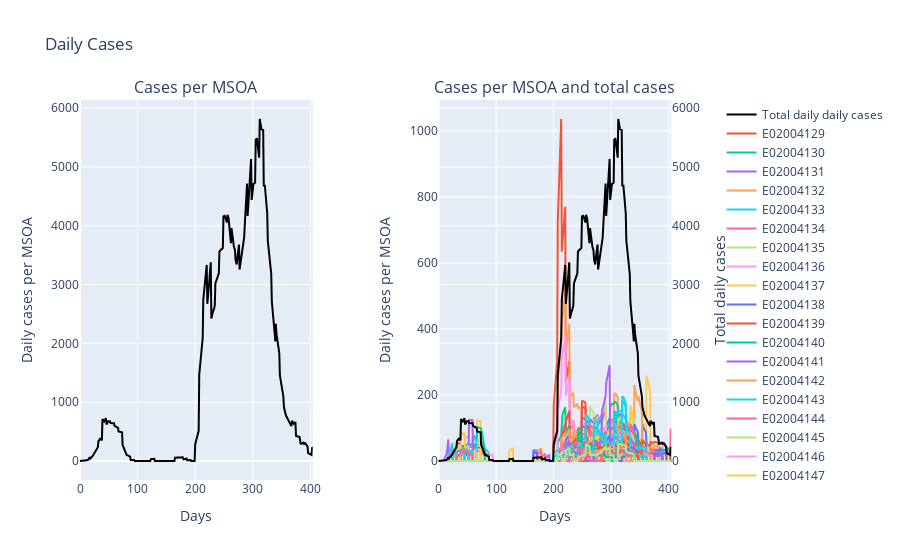

Notebook source saved alongside this figure:
### Code cell
# More complicated example includes secondary axis for the total cases *and* shows how to have two plots at once
fig = make_subplots(specs=[[{"secondary_y": False}, {"secondary_y": True}]], rows=1, cols=2, 
                    subplot_titles=(f"Cases per MSOA", f"Cases per MSOA and total cases"))

# First chart. Just the total cases
total = cases_msoa_melt.groupby('day').sum()
fig.add_trace(
    go.Scatter(x=total.index, y=total.cases,
               mode="lines", line={'color': 'black'}, name="Total daily daily cases"),
    row=1, col= 1)

# Second chart. Total cases by MSOA and total cases on secondary axis (need a trace for each MSOA)
for msoa in cases_msoa_melt.index.unique():
    df = cases_msoa_melt.loc[msoa]
    fig.add_trace(
        go.Scatter(x=df.day, y=df.cases, mode="lines", name=f"{msoa}"),
        secondary_y = False, row=1, col= 2)

fig.add_trace(
    go.Scatter(x=total.index, y=total.cases,
               mode="lines", line={'color': 'black'}, name="Total daily daily cases"),
    secondary_y = True, row=1, col= 2)
#del total, df

fig.update_layout(title_text="Daily Cases") # Add figure title
fig.update_xaxes(title_text="Days") # Set x-axis title

# Set y-axes titles
fig.update_yaxes(title_text="Daily cases per MSOA", secondary_y=False)
fig.update_yaxes(title_text="Total daily cases", secondary_y=True)

fig.show()

### Figure 1 — Plotly figure (JSON) as saved in the notebook; plotly's stock layout.template omitted (floating-point values rounded to 4 significant figures; data arrays with more than 128 entries replaced by an {"elided": "..."} marker saying what was removed)
{"data": [{"line": {"color": "black"}, "mode": "lines", "name": "Total daily daily cases", "type": "scatter", "x": {"elided": "405 int values"}, "xaxis": "x", "y": {"elided": "405 int values"}, "yaxis": "y"}, {"mode": "lines", "name": "E02004129", "type": "scatter", "x": {"elided": "405 int values"}, "xaxis": "x2", "y": {"elided": "405 int values"}, "yaxis": "y2"}, {"mode": "lines", "name": "E02004130", "type": "scatter", "x": {"elided": "405 int values"}, "xaxis": "x2", "y": {"elided": "405 int values"}, "yaxis": "y2"}, {"mode": "lines", "name": "E02004131", "type": "scatter", "x": {"elided": "405 int values"}, "xaxis": "x2", "y": {"elided": "405 int values"}, "yaxis": "y2"}, {"mode": "lines", "name": "E02004132", "type": "scatter", "x": {"elided": "405 int values"}, "xaxis": "x2", "y": {"elided": "405 int values"}, "yaxis": "y2"}, {"mode": "lines", "name": "E02004133", "type": "scatter", "x": {"elided": "405 int values"}, "xaxis": "x2", "y": {"elided": "405 int values"}, "yaxis": "y2"}, {"mode": "lines", "name": "E02004134", "type": "scatter", "x": {"elided": "405 int values"}, "xaxis": "x2", "y": {"elided": "405 int values"}, "yaxis": "y2"}, {"mode": "lines", "name": "E02004135", "type": "scatter", "x": {"elided": "405 int values"}, "xaxis": "x2", "y": {"elided": "405 int values"}, "yaxis": "y2"}, {"mode": "lines", "name": "E02004136", "type": "scatter", "x": {"elided": "405 int values"}, "xaxis": "x2", "y": {"elided": "405 int values"}, "yaxis": "y2"}, {"mode": "lines", "name": "E02004137", "type": "scatter", "x": {"elided": "405 int values"}, "xaxis": "x2", "y": {"elided": "405 int values"}, "yaxis": "y2"}, {"mode": "lines", "name": "E02004138", "type": "scatter", "x": {"elided": "405 int values"}, "xaxis": "x2", "y": {"elided": "405 int values"}, "yaxis": "y2"}, {"mode": "lines", "name": "E02004139", "type": "scatter", "x": {"elided": "405 int values"}, "xaxis": "x2", "y": {"elided": "405 int values"}, "yaxis": "y2"}, {"mode": "lines", "name": "E02004140", "type": "scatter", "x": {"elided": "405 int values"}, "xaxis": "x2", "y": {"elided": "405 int values"}, "yaxis": "y2"}, {"mode": "lines", "name": "E02004141", "type": "scatter", "x": {"elided": "405 int values"}, "xaxis": "x2", "y": {"elided": "405 int values"}, "yaxis": "y2"}, {"mode": "lines", "name": "E02004142", "type": "scatter", "x": {"elided": "405 int values"}, "xaxis": "x2", "y": {"elided": "405 int values"}, "yaxis": "y2"}, {"mode": "lines", "name": "E02004143", "type": "scatter", "x": {"elided": "405 int values"}, "xaxis": "x2", "y": {"elided": "405 int values"}, "yaxis": "y2"}, {"mode": "lines", "name": "E02004144", "type": "scatter", "x": {"elided": "405 int values"}, "xaxis": "x2", "y": {"elided": "405 int values"}, "yaxis": "y2"}, {"mode": "lines", "name": "E02004145", "type": "scatter", "x": {"elided": "405 int values"}, "xaxis": "x2", "y": {"elided": "405 int values"}, "yaxis": "y2"}, {"mode": "lines", "name": "E02004146", "type": "scatter", "x": {"elided": "405 int values"}, "xaxis": "x2", "y": {"elided": "405 int values"}, "yaxis": "y2"}, {"mode": "lines", "name": "E02004147", "type": "scatter", "x": {"elided": "405 int values"}, "xaxis": "x2", "y": {"elided": "405 int values"}, "yaxis": "y2"}, {"mode": "lines", "name": "E02004148", "type": "scatter", "x": {"elided": "405 int values"}, "xaxis": "x2", "y": {"elided": "405 int values"}, "yaxis": "y2"}, {"mode": "lines", "name": "E02004149", "type": "scatter", "x": {"elided": "405 int values"}, "xaxis": "x2", "y": {"elided": "405 int values"}, "yaxis": "y2"}, {"mode": "lines", "name": "E02004150", "type": "scatter", "x": {"elided": "405 int values"}, "xaxis": "x2", "y": {"elided": "405 int values"}, "yaxis": "y2"}, {"mode": "lines", "name": "E02004151", "type": "scatter", "x": {"elided": "405 int values"}, "xaxis": "x2", "y": {"elided": "405 int values"}, "yaxis": "y2"}, {"mode": "lines", "name": "E02004152", "type": "scatter", "x": {"elided": "405 int values"}, "xaxis": "x2", "y": {"elided": "405 int values"}, "yaxis": "y2"}, {"mode": "lines", "name": "E02004153", "type": "scatter", "x": {"elided": "405 int values"}, "xaxis": "x2", "y": {"elided": "405 int values"}, "yaxis": "y2"}, {"mode": "lines", "name": "E02004154", "type": "scatter", "x": {"elided": "405 int values"}, "xaxis": "x2", "y": {"elided": "405 int values"}, "yaxis": "y2"}, {"mode": "lines", "name": "E02004155", "type": "scatter", "x": {"elided": "405 int values"}, "xaxis": "x2", "y": {"elided": "405 int values"}, "yaxis": "y2"}, {"mode": "lines", "name": "E02004156", "type": "scatter", "x": {"elided": "405 int values"}, "xaxis": "x2", "y": {"elided": "405 int values"}, "yaxis": "y2"}, {"mode": "lines", "name": "E02004157", "type": "scatter", "x": {"elided": "405 int values"}, "xaxis": "x2", "y": {"elided": "405 int values"}, "yaxis": "y2"}, {"mode": "lines", "name": "E02004158", "type": "scatter", "x": {"elided": "405 int values"}, "xaxis": "x2", "y": {"elided": "405 int values"}, "yaxis": "y2"}, {"mode": "lines", "name": "E02004159", "type": "scatter", "x": {"elided": "405 int values"}, "xaxis": "x2", "y": {"elided": "405 int values"}, "yaxis": "y2"}, {"mode": "lines", "name": "E02004160", "type": "scatter", "x": {"elided": "405 int values"}, "xaxis": "x2", "y": {"elided": "405 int values"}, "yaxis": "y2"}, {"mode": "lines", "name": "E02004161", "type": "scatter", "x": {"elided": "405 int values"}, "xaxis": "x2", "y": {"elided": "405 int values"}, "yaxis": "y2"}, {"mode": "lines", "name": "E02004162", "type": "scatter", "x": {"elided": "405 int values"}, "xaxis": "x2", "y": {"elided": "405 int values"}, "yaxis": "y2"}, {"mode": "lines", "name": "E02004163", "type": "scatter", "x": {"elided": "405 int values"}, "xaxis": "x2", "y": {"elided": "405 int values"}, "yaxis": "y2"}, {"mode": "lines", "name": "E02004164", "type": "scatter", "x": {"elided": "405 int values"}, "xaxis": "x2", "y": {"elided": "405 int values"}, "yaxis": "y2"}, {"mode": "lines", "name": "E02004165", "type": "scatter", "x": {"elided": "405 int values"}, "xaxis": "x2", "y": {"elided": "405 int values"}, "yaxis": "y2"}, {"mode": "lines", "name": "E02004166", "type": "scatter", "x": {"elided": "405 int values"}, "xaxis": "x2", "y": {"elided": "405 int values"}, "yaxis": "y2"}, {"mode": "lines", "name": "E02004167", "type": "scatter", "x": {"elided": "405 int values"}, "xaxis": "x2", "y": {"elided": "405 int values"}, "yaxis": "y2"}, {"mode": "lines", "name": "E02004168", "type": "scatter", "x": {"elided": "405 int values"}, "xaxis": "x2", "y": {"elided": "405 int values"}, "yaxis": "y2"}, {"mode": "lines", "name": "E02004169", "type": "scatter", "x": {"elided": "405 int values"}, "xaxis": "x2", "y": {"elided": "405 int values"}, "yaxis": "y2"}, {"mode": "lines", "name": "E02004170", "type": "scatter", "x": {"elided": "405 int values"}, "xaxis": "x2", "y": {"elided": "405 int values"}, "yaxis": "y2"}, {"mode": "lines", "name": "E02004171", "type": "scatter", "x": {"elided": "405 int values"}, "xaxis": "x2", "y": {"elided": "405 int values"}, "yaxis": "y2"}, {"mode": "lines", "name": "E02004172", "type": "scatter", "x": {"elided": "405 int values"}, "xaxis": "x2", "y": {"elided": "405 int values"}, "yaxis": "y2"}, {"mode": "lines", "name": "E02004173", "type": "scatter", "x": {"elided": "405 int values"}, "xaxis": "x2", "y": {"elided": "405 int values"}, "yaxis": "y2"}, {"mode": "lines", "name": "E02004174", "type": "scatter", "x": {"elided": "405 int values"}, "xaxis": "x2", "y": {"elided": "405 int values"}, "yaxis": "y2"}, {"mode": "lines", "name": "E02004175", "type": "scatter", "x": {"elided": "405 int values"}, "xaxis": "x2", "y": {"elided": "405 int values"}, "yaxis": "y2"}, {"mode": "lines", "name": "E02004176", "type": "scatter", "x": {"elided": "405 int values"}, "xaxis": "x2", "y": {"elided": "405 int values"}, "yaxis": "y2"}, {"mode": "lines", "name": "E02004177", "type": "scatter", "x": {"elided": "405 int values"}, "xaxis": "x2", "y": {"elided": "405 int values"}, "yaxis": "y2"}, {"mode": "lines", "name": "E02004178", "type": "scatter", "x": {"elided": "405 int values"}, "xaxis": "x2", "y": {"elided": "405 int values"}, "yaxis": "y2"}, {"mode": "lines", "name": "E02004179", "type": "scatter", "x": {"elided": "405 int values"}, "xaxis": "x2", "y": {"elided": "405 int values"}, "yaxis": "y2"}, {"mode": "lines", "name": "E02004180", "type": "scatter", "x": {"elided": "405 int values"}, "xaxis": "x2", "y": {"elided": "405 int values"}, "yaxis": "y2"}, {"mode": "lines", "name": "E02004181", "type": "scatter", "x": {"elided": "405 int values"}, "xaxis": "x2", "y": {"elided": "405 int values"}, "yaxis": "y2"}, {"mode": "lines", "name": "E02004182", "type": "scatter", "x": {"elided": "405 int values"}, "xaxis": "x2", "y": {"elided": "405 int values"}, "yaxis": "y2"}, {"mode": "lines", "name": "E02004183", "type": "scatter", "x": {"elided": "405 int values"}, "xaxis": "x2", "y": {"elided": "405 int values"}, "yaxis": "y2"}, {"mode": "lines", "name": "E02004184", "type": "scatter", "x": {"elided": "405 int values"}, "xaxis": "x2", "y": {"elided": "405 int values"}, "yaxis": "y2"}, {"mode": "lines", "name": "E02004185", "type": "scatter", "x": {"elided": "405 int values"}, "xaxis": "x2", "y": {"elided": "405 int values"}, "yaxis": "y2"}, {"mode": "lines", "name": "E02004186", "type": "scatter", "x": {"elided": "405 int values"}, "xaxis": "x2", "y": {"elided": "405 int values"}, "yaxis": "y2"}, {"mode": "lines", "name": "E02004187", "type": "scatter", "x": {"elided": "405 int values"}, "xaxis": "x2", "y": {"elided": "405 int values"}, "yaxis": "y2"}, {"mode": "lines", "name": "E02004188", "type": "scatter", "x": {"elided": "405 int values"}, "xaxis": "x2", "y": {"elided": "405 int values"}, "yaxis": "y2"}, {"mode": "lines", "name": "E02004189", "type": "scatter", "x": {"elided": "405 int values"}, "xaxis": "x2", "y": {"elided": "405 int values"}, "yaxis": "y2"}, {"mode": "lines", "name": "E02004190", "type": "scatter", "x": {"elided": "405 int values"}, "xaxis": "x2", "y": {"elided": "405 int values"}, "yaxis": "y2"}, {"mode": "lines", "name": "E02004191", "type": "scatter", "x": {"elided": "405 int values"}, "xaxis": "x2", "y": {"elided": "405 int values"}, "yaxis": "y2"}, {"mode": "lines", "name": "E02004192", "type": "scatter", "x": {"elided": "405 int values"}, "xaxis": "x2", "y": {"elided": "405 int values"}, "yaxis": "y2"}, {"mode": "lines", "name": "E02004193", "type": "scatter", "x": {"elided": "405 int values"}, "xaxis": "x2", "y": {"elided": "405 int values"}, "yaxis": "y2"}, {"mode": "lines", "name": "E02004194", "type": "scatter", "x": {"elided": "405 int values"}, "xaxis": "x2", "y": {"elided": "405 int values"}, "yaxis": "y2"}, {"mode": "lines", "name": "E02004195", "type": "scatter", "x": {"elided": "405 int values"}, "xaxis": "x2", "y": {"elided": "405 int values"}, "yaxis": "y2"}, {"mode": "lines", "name": "E02004196", "type": "scatter", "x": {"elided": "405 int values"}, "xaxis": "x2", "y": {"elided": "405 int values"}, "yaxis": "y2"}, {"mode": "lines", "name": "E02004197", "type": "scatter", "x": {"elided": "405 int values"}, "xaxis": "x2", "y": {"elided": "405 int values"}, "yaxis": "y2"}, {"mode": "lines", "name": "E02004198", "type": "scatter", "x": {"elided": "405 int values"}, "xaxis": "x2", "y": {"elided": "405 int values"}, "yaxis": "y2"}, {"mode": "lines", "name": "E02004199", "type": "scatter", "x": {"elided": "405 int values"}, "xaxis": "x2", "y": {"elided": "405 int values"}, "yaxis": "y2"}, {"mode": "lines", "name": "E02004200", "type": "scatter", "x": {"elided": "405 int values"}, "xaxis": "x2", "y": {"elided": "405 int values"}, "yaxis": "y2"}, {"mode": "lines", "name": "E02004201", "type": "scatter", "x": {"elided": "405 int values"}, "xaxis": "x2", "y": {"elided": "405 int values"}, "yaxis": "y2"}, {"mode": "lines", "name": "E02004202", "type": "scatter", "x": {"elided": "405 int values"}, "xaxis": "x2", "y": {"elided": "405 int values"}, "yaxis": "y2"}, {"mode": "lines", "name": "E02004203", "type": "scatter", "x": {"elided": "405 int values"}, "xaxis": "x2", "y": {"elided": "405 int values"}, "yaxis": "y2"}, {"mode": "lines", "name": "E02004204", "type": "scatter", "x": {"elided": "405 int values"}, "xaxis": "x2", "y": {"elided": "405 int values"}, "yaxis": "y2"}, {"mode": "lines", "name": "E02004205", "type": "scatter", "x": {"elided": "405 int values"}, "xaxis": "x2", "y": {"elided": "405 int values"}, "yaxis": "y2"}, {"mode": "lines", "name": "E02004206", "type": "scatter", "x": {"elided": "405 int values"}, "xaxis": "x2", "y": {"elided": "405 int values"}, "yaxis": "y2"}, {"mode": "lines", "name": "E02004207", "type": "scatter", "x": {"elided": "405 int values"}, "xaxis": "x2", "y": {"elided": "405 int values"}, "yaxis": "y2"}, {"mode": "lines", "name": "E02004208", "type": "scatter", "x": {"elided": "405 int values"}, "xaxis": "x2", "y": {"elided": "405 int values"}, "yaxis": "y2"}, {"mode": "lines", "name": "E02004209", "type": "scatter", "x": {"elided": "405 int values"}, "xaxis": "x2", "y": {"elided": "405 int values"}, "yaxis": "y2"}, {"mode": "lines", "name": "E02004210", "type": "scatter", "x": {"elided": "405 int values"}, "xaxis": "x2", "y": {"elided": "405 int values"}, "yaxis": "y2"}, {"mode": "lines", "name": "E02004211", "type": "scatter", "x": {"elided": "405 int values"}, "xaxis": "x2", "y": {"elided": "405 int values"}, "yaxis": "y2"}, {"mode": "lines", "name": "E02004212", "type": "scatter", "x": {"elided": "405 int values"}, "xaxis": "x2", "y": {"elided": "405 int values"}, "yaxis": "y2"}, {"mode": "lines", "name": "E02004213", "type": "scatter", "x": {"elided": "405 int values"}, "xaxis": "x2", "y": {"elided": "405 int values"}, "yaxis": "y2"}, {"mode": "lines", "name": "E02004214", "type": "scatter", "x": {"elided": "405 int values"}, "xaxis": "x2", "y": {"elided": "405 int values"}, "yaxis": "y2"}, {"mode": "lines", "name": "E02004215", "type": "scatter", "x": {"elided": "405 int values"}, "xaxis": "x2", "y": {"elided": "405 int values"}, "yaxis": "y2"}, {"mode": "lines", "name": "E02004216", "type": "scatter", "x": {"elided": "405 int values"}, "xaxis": "x2", "y": {"elided": "405 int values"}, "yaxis": "y2"}, {"mode": "lines", "name": "E02004217", "type": "scatter", "x": {"elided": "405 int values"}, "xaxis": "x2", "y": {"elided": "405 int values"}, "yaxis": "y2"}, {"mode": "lines", "name": "E02004218", "type": "scatter", "x": {"elided": "405 int values"}, "xaxis": "x2", "y": {"elided": "405 int values"}, "yaxis": "y2"}, {"mode": "lines", "name": "E02004219", "type": "scatter", "x": {"elided": "405 int values"}, "xaxis": "x2", "y": {"elided": "405 int values"}, "yaxis": "y2"}, {"mode": "lines", "name": "E02004220", "type": "scatter", "x": {"elided": "405 int values"}, "xaxis": "x2", "y": {"elided": "405 int values"}, "yaxis": "y2"}, {"mode": "lines", "name": "E02004221", "type": "scatter", "x": {"elided": "405 int values"}, "xaxis": "x2", "y": {"elided": "405 int values"}, "yaxis": "y2"}, {"mode": "lines", "name": "E02004222", "type": "scatter", "x": {"elided": "405 int values"}, "xaxis": "x2", "y": {"elided": "405 int values"}, "yaxis": "y2"}, {"mode": "lines", "name": "E02004223", "type": "scatter", "x": {"elided": "405 int values"}, "xaxis": "x2", "y": {"elided": "405 int values"}, "yaxis": "y2"}, {"mode": "lines", "name": "E02004224", "type": "scatter", "x": {"elided": "405 int values"}, "xaxis": "x2", "y": {"elided": "405 int values"}, "yaxis": "y2"}, {"mode": "lines", "name": "E02004225", "type": "scatter", "x": {"elided": "405 int values"}, "xaxis": "x2", "y": {"elided": "405 int values"}, "yaxis": "y2"}, {"mode": "lines", "name": "E02004226", "type": "scatter", "x": {"elided": "405 int values"}, "xaxis": "x2", "y": {"elided": "405 int values"}, "yaxis": "y2"}, {"mode": "lines", "name": "E02004227", "type": "scatter", "x": {"elided": "405 int values"}, "xaxis": "x2", "y": {"elided": "405 int values"}, "yaxis": "y2"}, {"mode": "lines", "name": "E02004228", "type": "scatter", "x": {"elided": "405 int values"}, "xaxis": "x2", "y": {"elided": "405 int values"}, "yaxis": "y2"}, {"mode": "lines", "name": "E02004229", "type": "scatter", "x": {"elided": "405 int values"}, "xaxis": "x2", "y": {"elided": "405 int values"}, "yaxis": "y2"}, {"mode": "lines", "name": "E02004230", "type": "scatter", "x": {"elided": "405 int values"}, "xaxis": "x2", "y": {"elided": "405 int values"}, "yaxis": "y2"}, {"mode": "lines", "name": "E02004231", "type": "scatter", "x": {"elided": "405 int values"}, "xaxis": "x2", "y": {"elided": "405 int values"}, "yaxis": "y2"}, {"mode": "lines", "name": "E02004232", "type": "scatter", "x": {"elided": "405 int values"}, "xaxis": "x2", "y": {"elided": "405 int values"}, "yaxis": "y2"}, {"mode": "lines", "name": "E02004233", "type": "scatter", "x": {"elided": "405 int values"}, "xaxis": "x2", "y": {"elided": "405 int values"}, "yaxis": "y2"}, {"mode": "lines", "name": "E02004234", "type": "scatter", "x": {"elided": "405 int values"}, "xaxis": "x2", "y": {"elided": "405 int values"}, "yaxis": "y2"}, {"mode": "lines", "name": "E02004235", "type": "scatter", "x": {"elided": "405 int values"}, "xaxis": "x2", "y": {"elided": "405 int values"}, "yaxis": "y2"}, {"line": {"color": "black"}, "mode": "lines", "name": "Total daily daily cases", "type": "scatter", "x": {"elided": "405 int values"}, "xaxis": "x2", "y": {"elided": "405 int values"}, "yaxis": "y3"}], "layout": {"annotations": [{"font": {"size": 16}, "showarrow": false, "text": "Cases per MSOA", "x": 0.185, "xanchor": "center", "xref": "paper", "y": 1, "yanchor": "bottom", "yref": "paper"}, {"font": {"size": 16}, "showarrow": false, "text": "Cases per MSOA and total cases", "x": 0.755, "xanchor": "center", "xref": "paper", "y": 1, "yanchor": "bottom", "yref": "paper"}], "autosize": true, "title": {"text": "Daily Cases"}, "xaxis": {"anchor": "y", "autorange": true, "domain": [0, 0.37], "range": [0, 404], "title": {"text": "Days"}, "type": "linear"}, "xaxis2": {"anchor": "y2", "autorange": true, "domain": [0.57, 0.94], "range": [0, 404], "title": {"text": "Days"}, "type": "linear"}, "yaxis": {"anchor": "x", "autorange": true, "domain": [0, 1], "range": [-323.1, 6138.0], "title": {"text": "Daily cases per MSOA"}, "type": "linear"}, "yaxis2": {"anchor": "x2", "autorange": true, "domain": [0, 1], "range": [-57.56, 1094.0], "title": {"text": "Daily cases per MSOA"}, "type": "linear"}, "yaxis3": {"anchor": "x2", "autorange": true, "overlaying": "y2", "range": [-323.1, 6138.0], "side": "right", "title": {"text": "Total daily cases"}, "type": "linear"}}}
